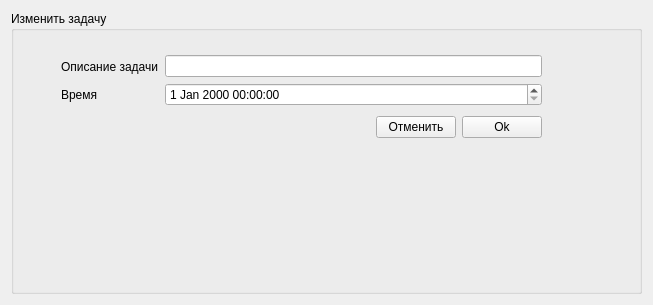
<?xml version="1.0" encoding="UTF-8"?>
<ui version="4.0">
 <class>FormTaskEdit</class>
 <widget class="QWidget" name="FormTaskEdit">
  <property name="geometry">
   <rect>
    <x>0</x>
    <y>0</y>
    <width>653</width>
    <height>305</height>
   </rect>
  </property>
  <property name="windowTitle">
   <string>Изменить задачу</string>
  </property>
  <layout class="QHBoxLayout" name="horizontalLayout">
   <item>
    <widget class="QGroupBox" name="groupBox">
     <property name="title">
      <string>Изменить задачу</string>
     </property>
     <widget class="QWidget" name="layoutWidget">
      <property name="geometry">
       <rect>
        <x>50</x>
        <y>40</y>
        <width>481</width>
        <height>91</height>
       </rect>
      </property>
      <layout class="QVBoxLayout" name="verticalLayout_3">
       <item>
        <layout class="QHBoxLayout" name="horizontalLayout_3">
         <item>
          <layout class="QVBoxLayout" name="verticalLayout">
           <item>
            <widget class="QLabel" name="label">
             <property name="text">
              <string>Описание задачи</string>
             </property>
            </widget>
           </item>
           <item>
            <widget class="QLabel" name="label_2">
             <property name="text">
              <string>Время</string>
             </property>
            </widget>
           </item>
          </layout>
         </item>
         <item>
          <layout class="QVBoxLayout" name="verticalLayout_2">
           <item>
            <widget class="QLineEdit" name="lineEdit_task"/>
           </item>
           <item>
            <widget class="QDateTimeEdit" name="dateTimeEdit"/>
           </item>
          </layout>
         </item>
        </layout>
       </item>
       <item>
        <layout class="QHBoxLayout" name="horizontalLayout_2">
         <item>
          <spacer name="horizontalSpacer">
           <property name="orientation">
            <enum>Qt::Horizontal</enum>
           </property>
           <property name="sizeHint" stdset="0">
            <size>
             <width>40</width>
             <height>20</height>
            </size>
           </property>
          </spacer>
         </item>
         <item>
          <widget class="QPushButton" name="pushButton">
           <property name="text">
            <string>Отменить</string>
           </property>
          </widget>
         </item>
         <item>
          <widget class="QPushButton" name="pushButton_okay">
           <property name="text">
            <string>Ok</string>
           </property>
          </widget>
         </item>
        </layout>
       </item>
      </layout>
     </widget>
    </widget>
   </item>
  </layout>
 </widget>
 <resources/>
 <connections/>
</ui>
